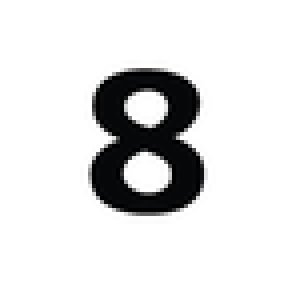
%> input picture Lab2/images/Eight.png, 73 x 73 px, shrunk from 225 x 225 before the run (shown 4 times larger)
$ octave script.m   (GNU Octave 9; MATLAB toolbox functions it lacks are replaced by stand-ins)
%> lines starting %> are read from the running program, lines starting %| are printed output that depends on the picture
%% Лабораторна робота №2
% Фільтрація й придушення шумів

clear;
close all;
clc;

%% Шляхи до папок
input_folder = 'images/';
output_folder = 'results/';

%% Завантаження зображень
I1 = imread([input_folder 'Eight.png']);
%> I1 is the input picture: size 73x73x3 uint8; mean R, G, B 223.4, 223.5, 223.7
I2 = imread([input_folder 'Moon.jpg']);
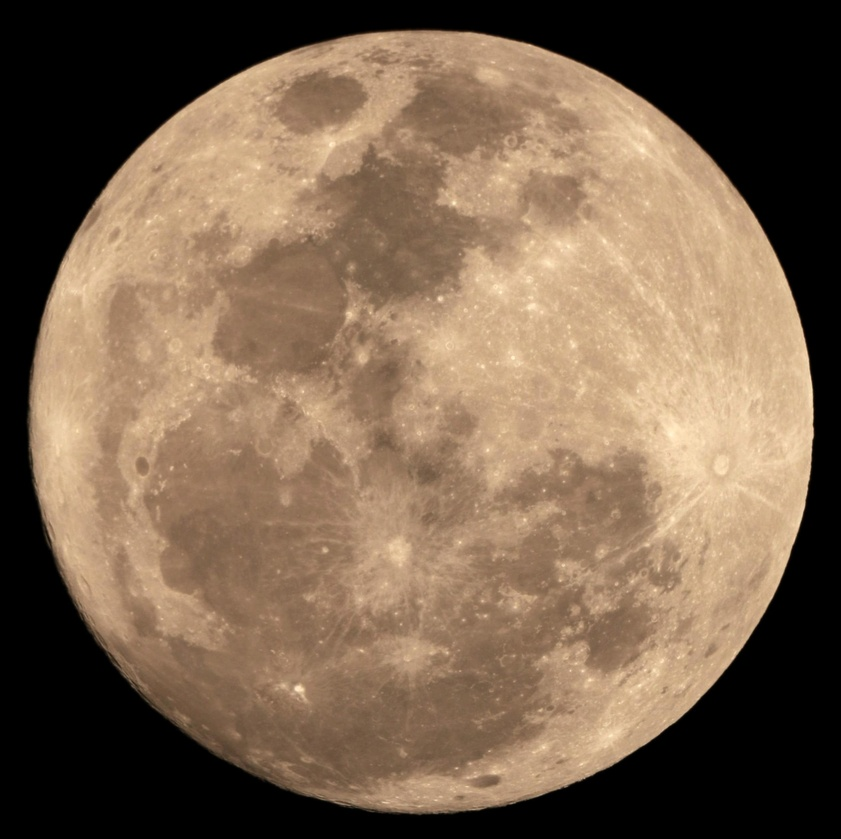
%> input picture Lab2/images/Moon.jpg, 841 x 839 px, shrunk from 2580 x 2576 before the run
%> I2 is the input picture: size 839x841x3 uint8; mean R, G, B 122.8, 100.3, 78.8

figure, imshow(I1), title('Вихідне зображення 1');
figure, imshow(I2), title('Вихідне зображення 2');

%% 1. Додавання гаусівського шуму
gauss1 = imnoise(I1,'gaussian',0,0.01);
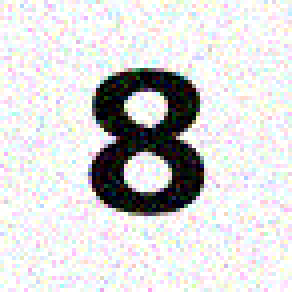
%> gauss1: size 73x73x3 uint8 (shown 4 times larger); mean R, G, B 215.6, 215.5, 215.5
gauss2 = imnoise(I2,'gaussian',0,0.01);

figure, imshow(gauss1), title('Gaussian noise image1');
figure, imshow(gauss2), title('Gaussian noise image2');

imwrite(gauss1,[output_folder 'gaussian_eight.png']);
imwrite(gauss2,[output_folder 'gaussian_moon.jpg']);

%% 2. Додавання salt & pepper шуму
sp1 = imnoise(I1,'salt & pepper',0.05);
sp2 = imnoise(I2,'salt & pepper',0.05);
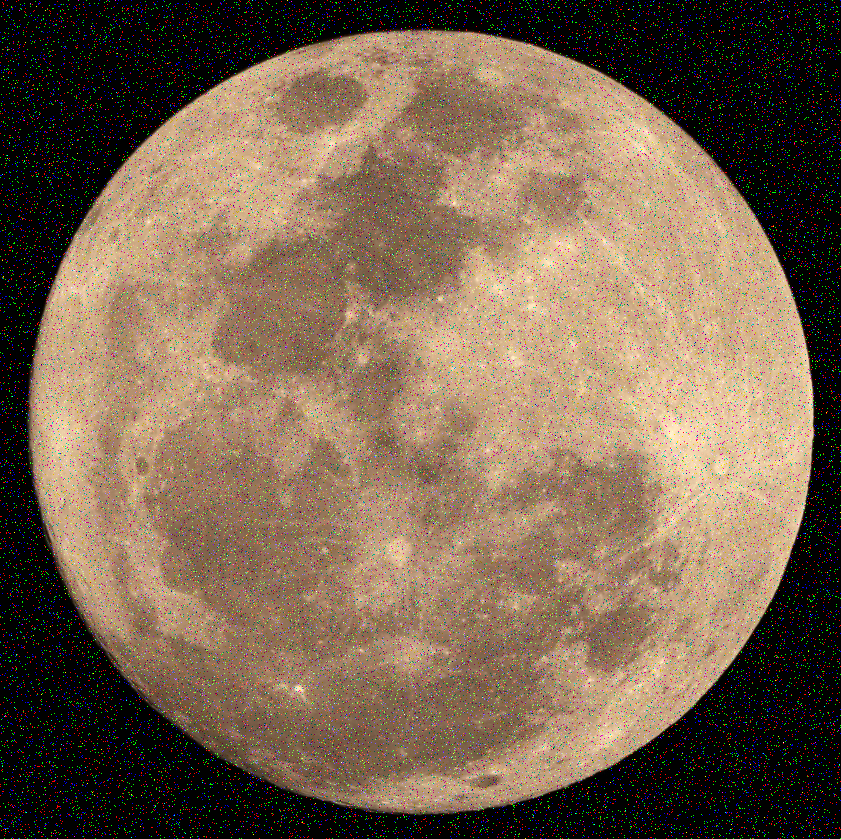
%> sp2: size 839x841x3 uint8; mean R, G, B 123.1, 101.7, 81.2

figure, imshow(sp1), title('Salt & Pepper image1');
figure, imshow(sp2), title('Salt & Pepper image2');

imwrite(sp1,[output_folder 'sp_eight.png']);
imwrite(sp2,[output_folder 'sp_moon.jpg']);

%% 3. Низькочастотна фільтрація
h_low = ones(3,3)/9;

low1 = imfilter(gauss1,h_low);
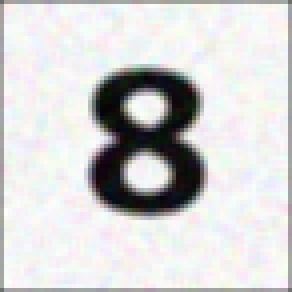
%> low1: size 73x73x3 uint8 (shown 4 times larger); mean R, G, B 211.1, 211, 211
low2 = imfilter(gauss2,h_low);

figure, imshow(low1), title('Low-pass filter image1');
figure, imshow(low2), title('Low-pass filter image2');

imwrite(low1,[output_folder 'lowpass_eight.png']);
imwrite(low2,[output_folder 'lowpass_moon.jpg']);

%% 4. Високочастотна фільтрація
h_high = [0 -1 0;
          -1 5 -1;
          0 -1 0];

high1 = imfilter(I1,h_high);
high2 = imfilter(I2,h_high);

figure, imshow(high1), title('High-pass filter image1');
figure, imshow(high2), title('High-pass filter image2');

imwrite(high1,[output_folder 'highpass_eight.png']);
imwrite(high2,[output_folder 'highpass_moon.jpg']);

%% 5. Wiener фільтр

% перевірка чи зображення RGB
if size(gauss1,3) == 3
    gauss1_gray = rgb2gray(gauss1);
else
    gauss1_gray = gauss1;
end

if size(gauss2,3) == 3
    gauss2_gray = rgb2gray(gauss2);
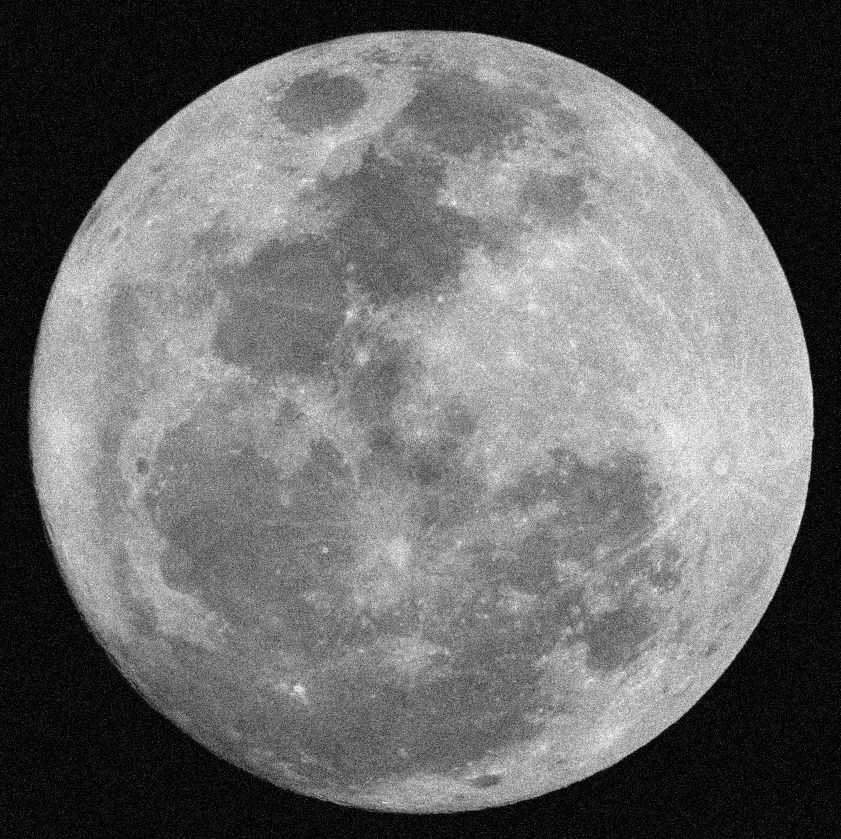
%> gauss2_gray: size 839x841 uint8; min 0, max 254, mean 107.7
else
    gauss2_gray = gauss2;
end

wiener1 = wiener2(gauss1_gray,[5 5]);
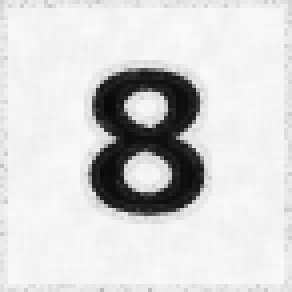
%> wiener1: size 73x73 uint8 (shown 4 times larger); min 8, max 250, mean 213.9
wiener2_img = wiener2(gauss2_gray,[5 5]);

figure, imshow(wiener1), title('Wiener filter image1');
figure, imshow(wiener2_img), title('Wiener filter image2');

imwrite(wiener1,[output_folder 'wiener_eight.png']);
imwrite(wiener2_img,[output_folder 'wiener_moon.jpg']);

%% 6. Медіанна фільтрація

if size(sp1,3) == 3
    sp1 = rgb2gray(sp1);
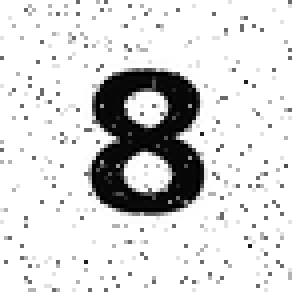
%> sp1: size 73x73 uint8 (shown 4 times larger); min 0, max 255, mean 217.7
end

if size(sp2,3) == 3
    sp2 = rgb2gray(sp2);
%> sp2: size 839x841 uint8
end

median1 = medfilt2(sp1);
median2 = medfilt2(sp2);

figure, imshow(median1), title('Median filter image1');
figure, imshow(median2), title('Median filter image2');

imwrite(median1,[output_folder 'median_eight.png']);
imwrite(median2,[output_folder 'median_moon.jpg']);

%% 7. Спеціальний фільтр fspecial
h_unsharp = fspecial('unsharp');

sharp1 = imfilter(I1,h_unsharp);
sharp2 = imfilter(I2,h_unsharp);

figure, imshow(sharp1), title('Unsharp image1');
figure, imshow(sharp2), title('Unsharp image2');

imwrite(sharp1,[output_folder 'unsharp_eight.png']);
imwrite(sharp2,[output_folder 'unsharp_moon.jpg']);
